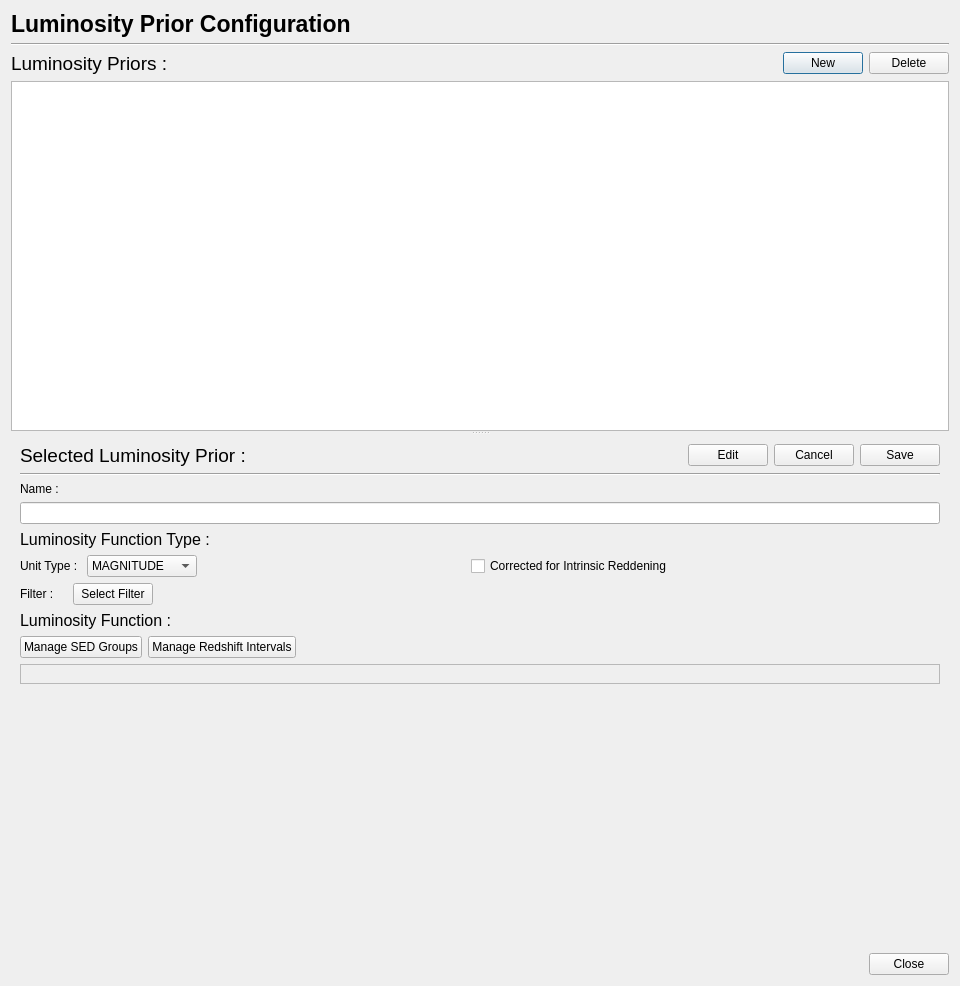
<?xml version="1.0" encoding="UTF-8"?>
<ui version="4.0">
 <class>Euclid::PhzQtUI::DialogLuminosityPrior</class>
 <widget class="QDialog" name="Euclid::PhzQtUI::DialogLuminosityPrior">
  <property name="geometry">
   <rect>
    <x>0</x>
    <y>0</y>
    <width>960</width>
    <height>986</height>
   </rect>
  </property>
  <property name="windowTitle">
   <string>Luminosity Prior Configuration</string>
  </property>
  <layout class="QVBoxLayout" name="verticalLayout_5">
   <item>
    <layout class="QHBoxLayout" name="horizontalLayout_2">
     <item>
      <widget class="QLabel" name="lbl_title">
       <property name="font">
        <font>
         <pointsize>17</pointsize>
         <weight>75</weight>
         <bold>true</bold>
        </font>
       </property>
       <property name="text">
        <string>Luminosity Prior Configuration</string>
       </property>
      </widget>
     </item>
     <item>
      <spacer name="horizontalSpacer_4">
       <property name="orientation">
        <enum>Qt::Horizontal</enum>
       </property>
       <property name="sizeHint" stdset="0">
        <size>
         <width>40</width>
         <height>20</height>
        </size>
       </property>
      </spacer>
     </item>
    </layout>
   </item>
   <item>
    <widget class="Line" name="line">
     <property name="orientation">
      <enum>Qt::Horizontal</enum>
     </property>
    </widget>
   </item>
   <item>
    <widget class="QSplitter" name="splitter">
     <property name="orientation">
      <enum>Qt::Vertical</enum>
     </property>
     <widget class="QWidget" name="verticalLayoutWidget">
      <layout class="QVBoxLayout" name="verticalLayout_2">
       <item>
        <layout class="QHBoxLayout" name="horizontalLayout_4">
         <item>
          <widget class="QLabel" name="label_3">
           <property name="font">
            <font>
             <pointsize>14</pointsize>
            </font>
           </property>
           <property name="text">
            <string>Luminosity Priors :</string>
           </property>
          </widget>
         </item>
         <item>
          <spacer name="horizontalSpacer_6">
           <property name="orientation">
            <enum>Qt::Horizontal</enum>
           </property>
           <property name="sizeHint" stdset="0">
            <size>
             <width>40</width>
             <height>20</height>
            </size>
           </property>
          </spacer>
         </item>
         <item>
          <widget class="QPushButton" name="btn_new">
           <property name="text">
            <string>New</string>
           </property>
          </widget>
         </item>
         <item>
          <widget class="QPushButton" name="btn_delete">
           <property name="text">
            <string>Delete</string>
           </property>
          </widget>
         </item>
        </layout>
       </item>
       <item>
        <widget class="QTableView" name="table_priors">
         <attribute name="horizontalHeaderStretchLastSection">
          <bool>true</bool>
         </attribute>
        </widget>
       </item>
      </layout>
     </widget>
     <widget class="QStackedWidget" name="stackedWidget">
      <property name="currentIndex">
       <number>0</number>
      </property>
      <widget class="QWidget" name="page">
       <layout class="QVBoxLayout" name="verticalLayout_4">
        <item>
         <layout class="QVBoxLayout" name="verticalLayout_3">
          <item>
           <layout class="QHBoxLayout" name="horizontalLayout_7">
            <item>
             <widget class="QLabel" name="label_4">
              <property name="font">
               <font>
                <pointsize>14</pointsize>
               </font>
              </property>
              <property name="text">
               <string>Selected Luminosity Prior :</string>
              </property>
             </widget>
            </item>
            <item>
             <spacer name="horizontalSpacer_8">
              <property name="orientation">
               <enum>Qt::Horizontal</enum>
              </property>
              <property name="sizeHint" stdset="0">
               <size>
                <width>40</width>
                <height>20</height>
               </size>
              </property>
             </spacer>
            </item>
            <item>
             <widget class="QPushButton" name="btn_edit">
              <property name="text">
               <string>Edit</string>
              </property>
             </widget>
            </item>
            <item>
             <widget class="QPushButton" name="btn_cancel">
              <property name="text">
               <string>Cancel</string>
              </property>
             </widget>
            </item>
            <item>
             <widget class="QPushButton" name="btn_save">
              <property name="text">
               <string>Save</string>
              </property>
             </widget>
            </item>
           </layout>
          </item>
          <item>
           <widget class="Line" name="line_2">
            <property name="orientation">
             <enum>Qt::Horizontal</enum>
            </property>
           </widget>
          </item>
          <item>
           <widget class="QLabel" name="label_5">
            <property name="text">
             <string>Name : </string>
            </property>
           </widget>
          </item>
          <item>
           <widget class="QLineEdit" name="txt_name"/>
          </item>
          <item>
           <widget class="QLabel" name="label">
            <property name="font">
             <font>
              <pointsize>12</pointsize>
             </font>
            </property>
            <property name="text">
             <string>Luminosity Function Type :</string>
            </property>
           </widget>
          </item>
          <item>
           <layout class="QHBoxLayout" name="horizontalLayout">
            <item>
             <widget class="QLabel" name="label_2">
              <property name="text">
               <string>Unit Type : </string>
              </property>
             </widget>
            </item>
            <item>
             <widget class="QComboBox" name="cb_unit">
              <property name="minimumSize">
               <size>
                <width>110</width>
                <height>0</height>
               </size>
              </property>
              <item>
               <property name="text">
                <string>MAGNITUDE</string>
               </property>
              </item>
              <item>
               <property name="text">
                <string>FLUX</string>
               </property>
              </item>
             </widget>
            </item>
            <item>
             <spacer name="horizontalSpacer">
              <property name="orientation">
               <enum>Qt::Horizontal</enum>
              </property>
              <property name="sizeHint" stdset="0">
               <size>
                <width>40</width>
                <height>20</height>
               </size>
              </property>
             </spacer>
            </item>
            <item>
             <widget class="QCheckBox" name="ck_reddening">
              <property name="text">
               <string>Corrected for Intrinsic Reddening</string>
              </property>
             </widget>
            </item>
            <item>
             <spacer name="horizontalSpacer_3">
              <property name="orientation">
               <enum>Qt::Horizontal</enum>
              </property>
              <property name="sizeHint" stdset="0">
               <size>
                <width>40</width>
                <height>20</height>
               </size>
              </property>
             </spacer>
            </item>
           </layout>
          </item>
          <item>
           <layout class="QHBoxLayout" name="horizontalLayout_6">
            <item>
             <widget class="QLabel" name="label_8">
              <property name="text">
               <string>Filter :</string>
              </property>
             </widget>
            </item>
            <item>
             <widget class="QLabel" name="lb_filter">
              <property name="font">
               <font>
                <italic>true</italic>
               </font>
              </property>
              <property name="text">
               <string>&lt;Please select a filter&gt;</string>
              </property>
             </widget>
            </item>
            <item>
             <widget class="QPushButton" name="btn_filter">
              <property name="text">
               <string>Select Filter</string>
              </property>
             </widget>
            </item>
            <item>
             <spacer name="horizontalSpacer_7">
              <property name="orientation">
               <enum>Qt::Horizontal</enum>
              </property>
              <property name="sizeHint" stdset="0">
               <size>
                <width>40</width>
                <height>20</height>
               </size>
              </property>
             </spacer>
            </item>
           </layout>
          </item>
          <item>
           <widget class="QLabel" name="label_6">
            <property name="font">
             <font>
              <pointsize>12</pointsize>
             </font>
            </property>
            <property name="text">
             <string>Luminosity Function :</string>
            </property>
           </widget>
          </item>
          <item>
           <layout class="QHBoxLayout" name="horizontalLayout_5">
            <item>
             <widget class="QPushButton" name="btn_group">
              <property name="text">
               <string>Manage SED Groups</string>
              </property>
             </widget>
            </item>
            <item>
             <widget class="QPushButton" name="btn_z">
              <property name="text">
               <string>Manage Redshift Intervals</string>
              </property>
             </widget>
            </item>
            <item>
             <spacer name="horizontalSpacer_5">
              <property name="orientation">
               <enum>Qt::Horizontal</enum>
              </property>
              <property name="sizeHint" stdset="0">
               <size>
                <width>40</width>
                <height>20</height>
               </size>
              </property>
             </spacer>
            </item>
           </layout>
          </item>
          <item>
           <widget class="QFrame" name="frame_Luminosity">
            <property name="frameShape">
             <enum>QFrame::StyledPanel</enum>
            </property>
            <property name="frameShadow">
             <enum>QFrame::Sunken</enum>
            </property>
            <property name="lineWidth">
             <number>2</number>
            </property>
            <layout class="QVBoxLayout" name="verticalLayout">
             <item>
              <layout class="QGridLayout" name="gl_Luminosity">
               <property name="spacing">
                <number>0</number>
               </property>
              </layout>
             </item>
            </layout>
           </widget>
          </item>
          <item>
           <spacer name="verticalSpacer_2">
            <property name="orientation">
             <enum>Qt::Vertical</enum>
            </property>
            <property name="sizeHint" stdset="0">
             <size>
              <width>20</width>
              <height>40</height>
             </size>
            </property>
           </spacer>
          </item>
         </layout>
        </item>
       </layout>
      </widget>
      <widget class="QWidget" name="page_2">
       <layout class="QVBoxLayout" name="verticalLayout_6">
        <item>
         <widget class="QLabel" name="label_7">
          <property name="font">
           <font>
            <pointsize>14</pointsize>
           </font>
          </property>
          <property name="text">
           <string>Saving...</string>
          </property>
         </widget>
        </item>
        <item>
         <widget class="QProgressBar" name="progressBar">
          <property name="value">
           <number>0</number>
          </property>
         </widget>
        </item>
        <item>
         <spacer name="verticalSpacer">
          <property name="orientation">
           <enum>Qt::Vertical</enum>
          </property>
          <property name="sizeHint" stdset="0">
           <size>
            <width>20</width>
            <height>40</height>
           </size>
          </property>
         </spacer>
        </item>
       </layout>
      </widget>
     </widget>
    </widget>
   </item>
   <item>
    <layout class="QHBoxLayout" name="horizontalLayout_3">
     <item>
      <spacer name="horizontalSpacer_2">
       <property name="orientation">
        <enum>Qt::Horizontal</enum>
       </property>
       <property name="sizeHint" stdset="0">
        <size>
         <width>40</width>
         <height>20</height>
        </size>
       </property>
      </spacer>
     </item>
     <item>
      <widget class="QPushButton" name="btn_close">
       <property name="text">
        <string>Close</string>
       </property>
      </widget>
     </item>
    </layout>
   </item>
  </layout>
 </widget>
 <resources/>
 <connections/>
</ui>
